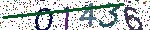
#> input picture TensorFlow/Captcha-Break/samples/01436.jpg, 150 x 30 px, found by its file name; its folder holds only this picture in this run
$ python preprocess.py
#> lines starting #> are read from the running program, lines starting #| are printed output that depends on the picture
import os
import sys
import numpy as np
import cv2


def load_img(fn, flags=None):
#> called with fn = '../samples/01436.jpg'
    if sys.platform.startswith('win'):
        if flags is None:
            flags = cv2.IMREAD_UNCHANGED
        img = cv2.imdecode(
            np.fromfile(fn, dtype=np.uint8), flags)
    else:
        img = cv2.imread(fn, flags)
#> img is the input picture: shape (30, 150, 3); mean B, G, R 194.4, 194, 187.2
    return img


def save_img(img, fn):
    status = cv2.imwrite(fn, img)
    if status is False:
        print(img)
        cv2.imshow(fn, img)
        cv2.waitKey(0)


def gen_sub_img(raw_img):
    gray_img = cv2.cvtColor(raw_img, cv2.COLOR_BGR2GRAY)
    s, e = 0, gray_img.shape[1]
    value = np.sum(gray_img, axis=0)
    for i, v in enumerate(value):
        if v <= 8300:
            s = i
            break
    for i, v in enumerate(value[::-1]):
        if v <= 8200:
            e = e - i
            break

    centers = [((2 * i + 1) * e + (9 - 2 * i) * s) // 10 for i in range(5)]
    for sub_index, center in enumerate(centers):
        a = center - 14
        b = center + 16
        if a < 0:
            a = 0
            b = a + 30
        if b > 150:
            b = 150
            a = b - 30
        yield raw_img[:, a:b, :]


def split_img(src_folder):
    img_list = [i for i in os.listdir(src_folder) if i.endswith('jpg')]
    for index, img_name in enumerate(img_list):
        raw_img = load_img(os.path.join(src_folder, img_name))
        for sub_index, sub_img in enumerate(gen_sub_img(raw_img)):
            cv2.imshow(img_name[sub_index], sub_img)
            cv2.waitKey(0)
#> this loop made 5 passes
#> pass 1, in split_img, `cv2.imshow(img_name[sub_index], sub_img)`:
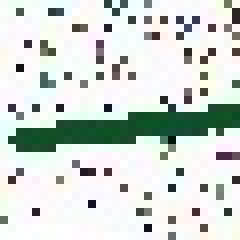
#> window '0': shape (30, 30, 3) (shown 8 times larger); mean B, G, R 211.3, 216, 208.9
#> pass 2, in split_img, `cv2.imshow(img_name[sub_index], sub_img)`:
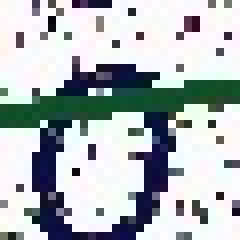
#> window '1': shape (30, 30, 3) (shown 8 times larger); mean B, G, R 187.1, 184.1, 177.1


if __name__ == '__main__':
    split_img('../samples')

$ run again, on TensorFlow/Captcha-Break/samples/06297.jpg
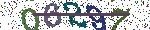
#> input picture TensorFlow/Captcha-Break/samples/06297.jpg, 150 x 30 px, found by its file name
#> in load_img, img is the input picture: shape (30, 150, 3); mean B, G, R 192.7, 190.9, 186.8
#> the loop in split_img, `for sub_index, sub_img in enumerate(gen_sub_img(raw_img)):` made 5 passes
#> pass 1, in split_img, `cv2.imshow(img_name[sub_index], sub_img)`:
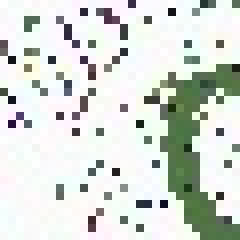
#> window '0': shape (30, 30, 3) (shown 8 times larger); mean B, G, R 212.6, 218.4, 213.1
#> pass 2, in split_img, `cv2.imshow(img_name[sub_index], sub_img)`:
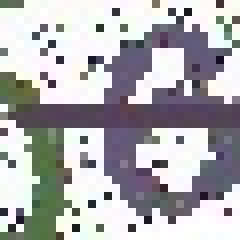
#> window '6': shape (30, 30, 3) (shown 8 times larger); mean B, G, R 177.7, 174.7, 175.6

$ run again, on TensorFlow/Captcha-Break/samples/07213.jpg
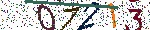
#> input picture TensorFlow/Captcha-Break/samples/07213.jpg, 150 x 30 px, found by its file name
#> in load_img, img is the input picture: shape (30, 150, 3); mean B, G, R 195, 196.1, 197.5
#> the loop in split_img, `for sub_index, sub_img in enumerate(gen_sub_img(raw_img)):` made 5 passes
#> pass 1, in split_img, `cv2.imshow(img_name[sub_index], sub_img)`:
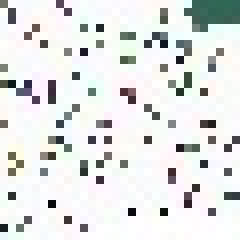
#> window '0': shape (30, 30, 3) (shown 8 times larger); mean B, G, R 226.4, 227.3, 225.5
#> pass 2, in split_img, `cv2.imshow(img_name[sub_index], sub_img)`:
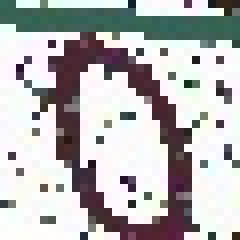
#> window '7': shape (30, 30, 3) (shown 8 times larger); mean B, G, R 182.5, 182.1, 183
